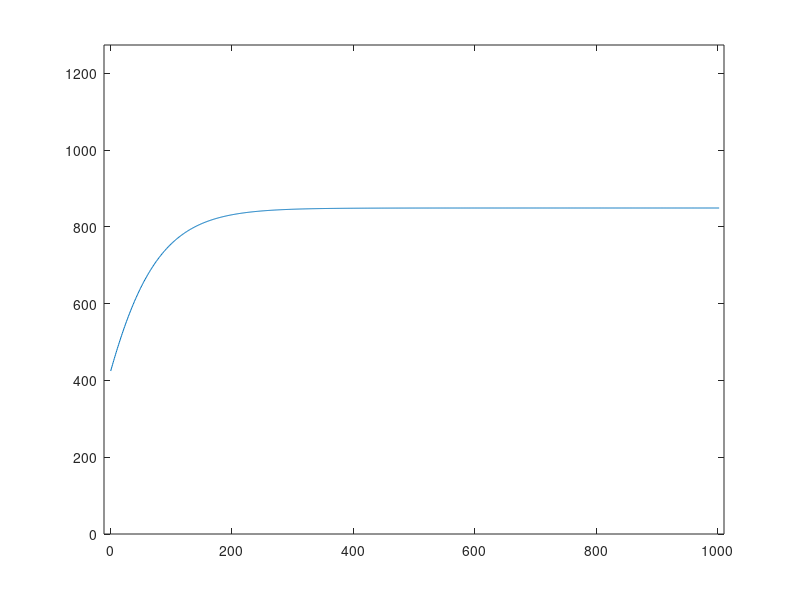
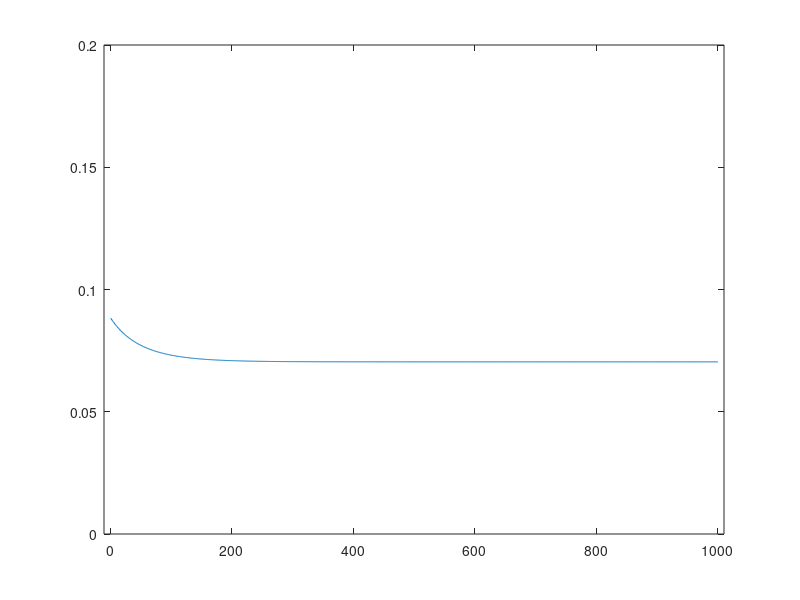
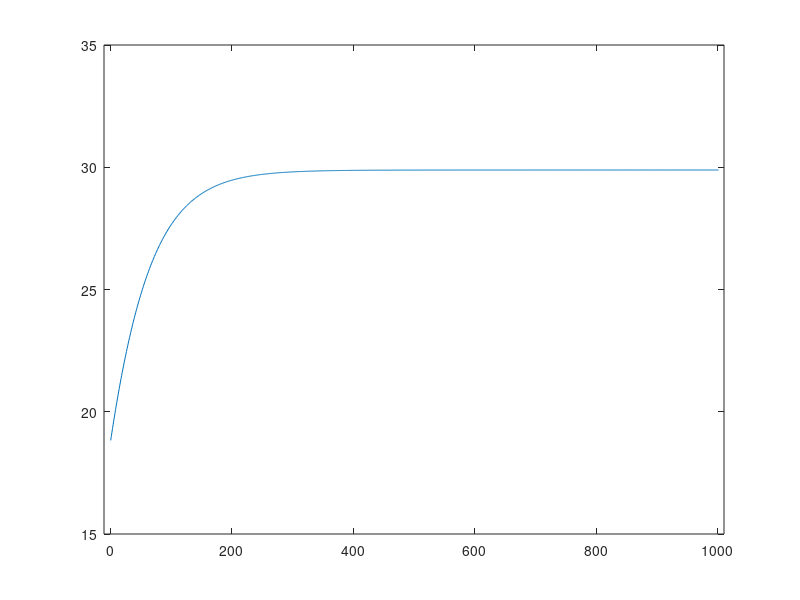

Write the MATLAB code that produced these figures, in order.
clc
clear
close all

% params
alpha = 0.66667;
beta = 0.98;
delta = 0.05;
A = 1;
theta = 2;
% steady state capital
k_s = (((1/beta)-(1-delta))/(alpha*A))^(1/(alpha-1));  
% initial capital
k_0 = 0.5*k_s;

% initialize all sequences
% length of sequence to approximate
T = 1000;
% capital sequence
k = linspace(k_0,k_s,T+2)';
% consumption sequence
c = zeros(T,1);
% capital investment return rate
r_k = zeros(T,1);
% wages
w = zeros(T+1,1);


% derived sequence
next_k = k;  

% algorithm execution parameters
max_error = 0.001;
max_iterations = 100000;
step = 0.0001;
error = 1.0;

% algorithm:
iteration_count = 0;
while ((iteration_count<max_iterations) && (error>max_error))
    
    % update consumption to be max feasible given capital (ensuring
    % positive consumption
    c(1:T+1)=max((A*k(1:T+1).^alpha)+(1-delta)*k(1:T+1)-k(2:T+2), 0);
    % update return rates according to euler condition
    r_k(1:T)=(((c(2:T+1).^theta)./c(1:T).^theta)/beta)-(1-delta);
    % update wages using firm maximization
    w(1:T+1)=k(1:T+1).^alpha*(1-alpha)*A;
    % use firm FOC
    next_k(2:T+1)=(r_k(1:T)./(alpha*A)).^(1/(alpha-1));
    error=max(abs(k-next_k));
    
    % updating
    k=(1-step)*k+step*next_k;
    iteration_count = iteration_count+1; 
end

% plotting
figure1 = figure;
axes1 = axes('Parent',figure1);
plot(k)
xlim(axes1,[-10, T+10]);
ylim(axes1,[0, 1.5*k_s]); 
saveas(figure1, "ps1q1fig1.png")

figure2 = figure;
axes2 = axes('Parent',figure2);
plot(r_k)
xlim(axes2,[-10, T+10]);
ylim(axes2,[0, 0.2]); 
saveas(figure2, "ps1q1fig2.png")

figure3 = figure;
axes3 = axes('Parent',figure3);
plot(w)
xlim(axes3,[-10, T+10]);
ylim(axes3,[15, 35]); 
saveas(figure3, "ps1q1fig3.png")